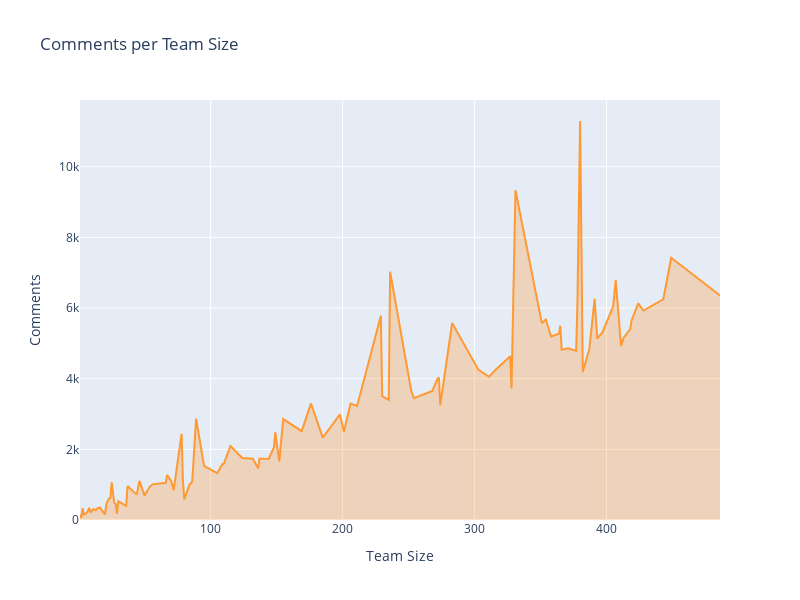

Notebook code cell kept with this figure:
### Markdown cell above
* As it was expected, as the number of posts increases, it also increases the overall number of views.

### Code cell
# Comments per Team Size
layout = cf.Layout(
    height = 600,width = 800,
    yaxis = dict(title = 'Comments'),
    xaxis = dict(title = 'Team Size'),
    title = 'Comments per Team Size'
)
fig = teamactivity.groupby(['users'],as_index=True)['comments'].sum().\
    iplot(kind='scatter',fill=True,width=2,asFigure=True,layout = layout)
fig.show()

### Figure 1 — Plotly figure (JSON) as saved in the notebook; plotly's stock layout.template omitted (floating-point values rounded to 4 significant figures)
{"data": [{"fill": "tozeroy", "fillcolor": "rgba(255, 153, 51, 0.3)", "line": {"color": "rgba(255, 153, 51, 1.0)", "dash": "solid", "shape": "linear", "width": 2}, "mode": "lines", "name": "comments", "text": "", "type": "scatter", "x": [1, 2, 3, 4, 5, 6, 8, 9, 11, 13, 14, 16, 20, 21, 23, 24, 25, 27, 28, 29, 30, 36, 37, 44, 46, 50, 51, 54, 56, 66, 67, 70, 72, 78, 79, 80, 84, 86, 89, 95, 105, 109, 110, 115, 124, 132, 136, 137, 144, 148, 149, 152, 155, 169, 176, 185, 198, 201, 206, 211, 229, 230, 235, 236, 252, 254, 268, 272, 273, 274, 283, 303, 311, 316, 327, 328, 331, 351, 354, 358, 364, 365, 366, 371, 377, 378, 380, 382, 387, 391, 393, 397, 405, 407, 411, 413, 418, 419, 424, 428, 443, 449, 486], "y": [159, 62, 335, 153, 180, 192, 343, 215, 305, 281, 322, 355, 158, 458, 605, 617, 1068, 481, 456, 178, 534, 403, 962, 718, 1107, 688, 762, 946, 1009, 1053, 1275, 1113, 845, 2443, 1118, 584, 1009, 1077, 2872, 1536, 1324, 1585, 1588, 2095, 1757, 1734, 1461, 1741, 1730, 2063, 2485, 1662, 2858, 2515, 3298, 2331, 2989, 2496, 3293, 3228, 5784, 3509, 3401, 7030, 3661, 3449, 3656, 4004, 4017, 3254, 5575, 4249, 4054, 4254, 4637, 3726, 9336, 5572, 5677, 5194, 5273, 5499, 4818, 4863, 4785, 6229, 11296, 4189, 4842, 6265, 5132, 5318, 6044, 6791, 4931, 5160, 5406, 5651, 6130, 5929, 6243, 7425, 6356]}], "layout": {"height": 600, "title": {"text": "Comments per Team Size"}, "width": 800, "xaxis": {"autorange": true, "range": [1, 486], "title": {"text": "Team Size"}, "type": "linear"}, "yaxis": {"autorange": true, "range": [0, 11890.0], "title": {"text": "Comments"}, "type": "linear"}}}
